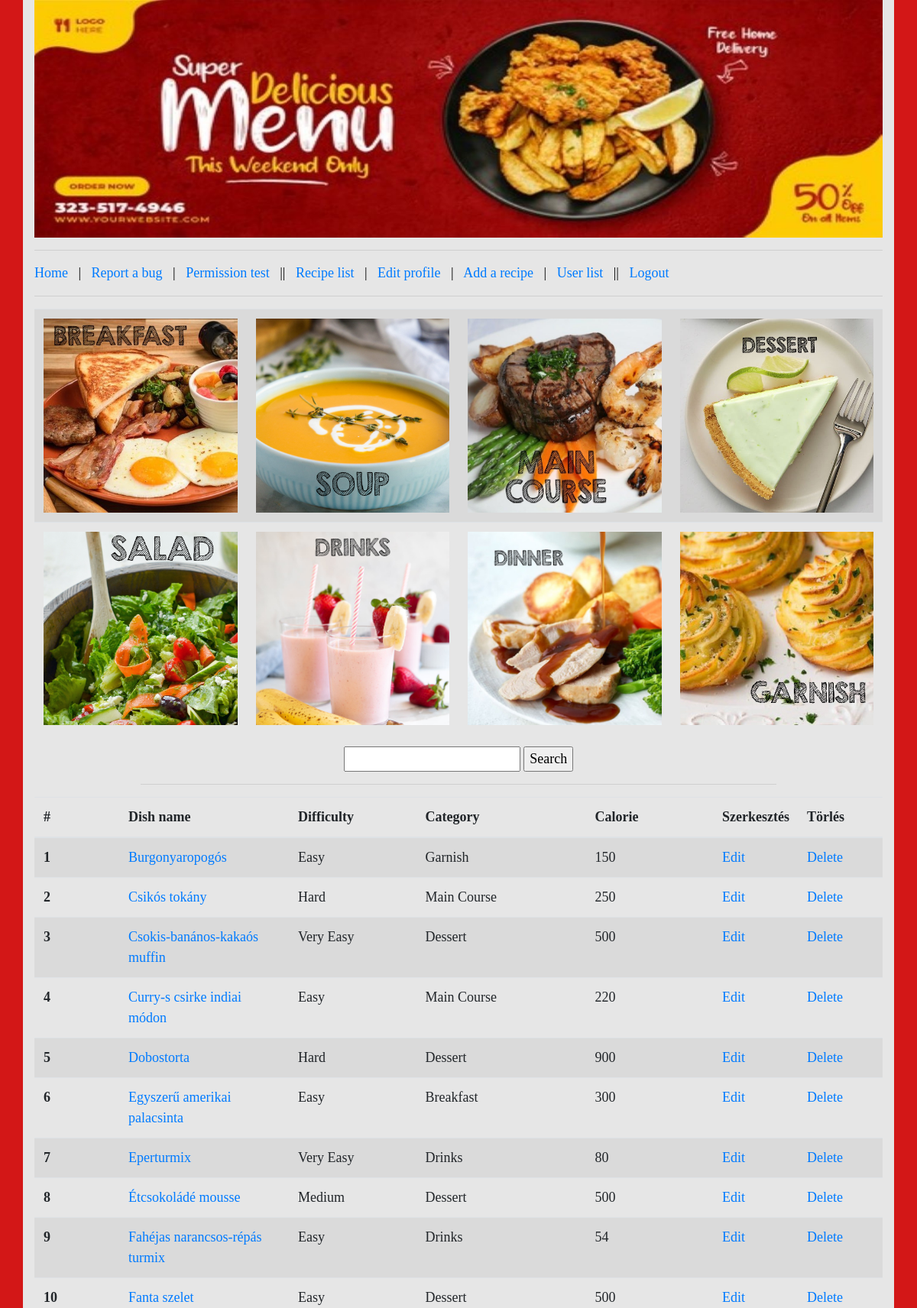
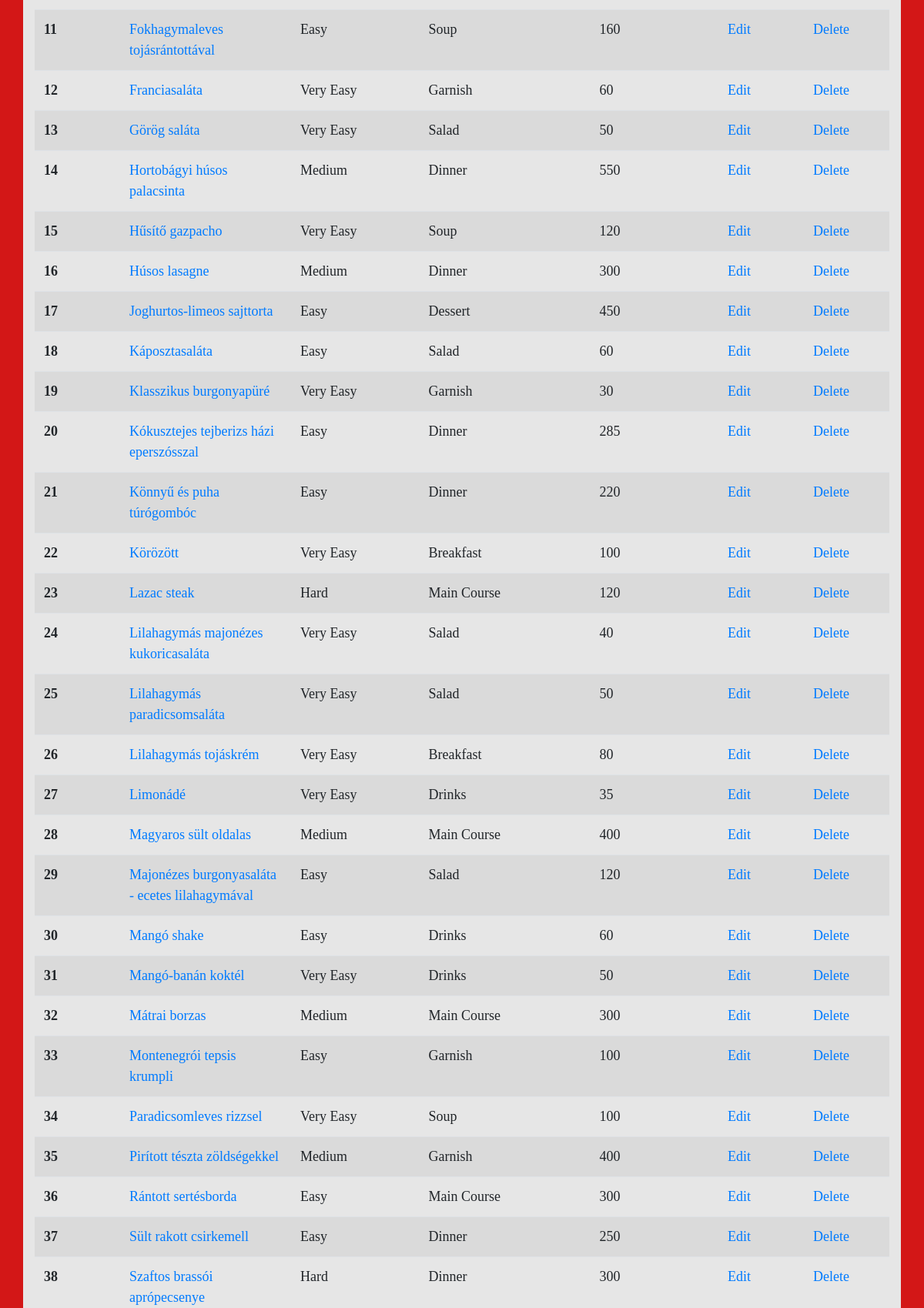
Screenshot of /index.php?P=list_recipe (signed in, upper part) with the database file from the repository (2 pictures, top to bottom).
### tables this page shows
CREATE TABLE IF NOT EXISTS `recipes` (
  `id` int NOT NULL AUTO_INCREMENT,
  `dish_name` varchar(64) NOT NULL,
  `difficulty` int NOT NULL,
  `category` varchar(40) NOT NULL,
  `calorie` int NOT NULL,
  `ingredients` mediumtext NOT NULL,
  `directions` mediumtext NOT NULL,
  `description` varchar(500) NOT NULL,
  PRIMARY KEY (`id`)
);

### protected/database.php (called while the page is built, shortened)
<?php
function getConnection() {
	$connection = new PDO(DB_TYPE.':host='.DB_HOST.';dbname='.DB_NAME.';',DB_USER, DB_PASS);
	$connection->exec("SET NAMES '".DB_CHARSET."'");
	return $connection;
}
function getList($queryString, $queryParams = []) {
	$connection = getConnection();
	$statement = $connection->prepare($queryString);
	$success = $statement->execute($queryParams);
	$result = $success ? $statement->fetchAll(PDO::FETCH_ASSOC) : [];
	return $result;
}
?>

### protected/recipes/list.php (the view, shortened to what this page needs)
<?php if(!isset($_SESSION['permission'])): ?>
	<h1>Page access is forbidden!</h1>
<?php else : ?>
	<?php
		if(array_key_exists('c', $_GET) && !empty($_GET['c'])){
			$category = $_GET['c'];
			if(isset($_POST['submit']) && $_POST['word'] !== ' ' && !(empty($_POST['word']))){
				$search = $_POST['word'];
				$query = "SELECT id, dish_name, difficulty, category, calorie FROM recipes WHERE (dish_name LIKE '%$search%' AND category = '$category')";
				require_once DATABASE_CONTROLLER;
				$recipes = getList($query);
			}
			else
			{
				$query = "SELECT id, dish_name, difficulty, category, calorie FROM recipes WHERE category = '$category'";
				require_once DATABASE_CONTROLLER;
				$recipes = getList($query);
			}
		}
		elseif(isset($_POST['submit']) && $_POST['word'] !== ' ' && !(empty($_POST['word']))){
			$search = $_POST['word'];
			$query = "SELECT id, dish_name, difficulty, category, calorie FROM recipes WHERE dish_name LIKE '%$search%'";
			require_once DATABASE_CONTROLLER;
			$recipes = getList($query);
		}
		else
		{
			$query = "SELECT id, dish_name, difficulty, category, calorie FROM recipes ORDER BY dish_name ASC";
			$recipes = getList($query);
		}
	?>
	<table class="table table-striped">
		<tbody>
			<tr>
				<th><a href="?P=list_recipe&c=Breakfast"><img border="0" alt="Breakfast" src="Breakfast.jpg"></a></th>
				<th><a href="?P=list_recipe&c=Soup"><img border="0" alt="Soup" src="Soup.jpg"></a></th>
				<th><a href="?P=list_recipe&c=Main Course"><img border="0" alt="Main Course" src="Main course2.jpg"></a></th>
				<th><a href="?P=list_recipe&c=Dessert"><img border="0" alt="Dessert" src="Dessert.jpg"></a></th>
			</tr>
			<tr>
				<th><a href="?P=list_recipe&c=Salad"><img border="0" alt="Salad" src="Salad.jpg"></a></th>
				<th><a href="?P=list_recipe&c=Drinks"><img border="0" alt="Drinks" src="Drinks.jpg"></a></th>
				<th><a href="?P=list_recipe&c=Dinner"><img border="0" alt="Dinner" src="Dinner.jpg"></a></th>
				<th><a href="?P=list_recipe&c=Garnish"><img border="0" alt="Garnish" src="Garnish.jpg"></a></th>
			</tr>
		</tbody>
	</table>
	<form method="post" style="text-align: center">
		<input type="text" name='word'>
		<input type="submit" value="Search" name="submit">
	</form>
	<hr style="width: 75%">
	<?php if(count($recipes) <= 0) : ?>
		<h1>No recipes found in the database.</h1>
	<?php else : ?>
		<table class="table table-striped">
			<thead>
				<tr>
					<th scope="col" width=10%>#</th>
					<th scope="col">Dish name</th>
					<th scope="col" width=15%>Difficulty</th>
					<th scope="col" width=20%>Category</th>
					<th scope="col" width=15%>Calorie</th>
					<?php if($_SESSION['permission'] >= 2) : ?>
						<th scope="col" width=10%>Szerkesztés</th>
						<?php if($_SESSION['permission'] >=3) : ?>
							<th scope="col" width=10%>Törlés</th>
						<?php endif; ?>
					<?php endif; ?>
			</thead>
			<tbody>
				<?php $i = 0; ?>
				<?php foreach ($recipes as $r) : ?>
					<?php $i++; ?>
					<tr>
						<th scope="row"><?=$i ?></th>
						<td><a href="<?='index.php?P=recipe&id='.$r['id']?>"><?=$r['dish_name'] ?></a></td>
						<td><?= $r['difficulty'] == 1 ? 'Very Easy' : ($r['difficulty'] == 2 ? 'Easy' : ($r['difficulty'] == 3 ? 'Medium' : ($r['difficulty'] == 4 ? 'Hard' : 'Very Hard')));?></td>
						<td><?=$r['category'] ?></td>
						<td><?=$r['calorie'] ?></td>
						<?php if($_SESSION['permission'] >= 2) : ?>
							<td><a href="<?='index.php?P=edit_recipe&e='.$r['id']?>">Edit</a></td>
							<?php if($_SESSION['permission'] >=3) : ?>
								<td><a href="?P=list_recipe&d=<?=$r['id'] ?>">Delete</a></td>
							<?php endif; ?>
						<?php endif; ?>
					</tr>
				<?php endforeach; ?>
			</tbody>
		</table>
	<?php endif; ?>
<?php endif; ?>

### public/style.css (style rules this page uses)
body { background-color: #d31717; font-family: "Times New Roman"; font-size: 18px; color: #000000; }
img { max-width: 100%; display:block; height:auto; }
table { width: 100%; table-layout: fixed; }

### rows the page displays
recipes: dish_name "Burgonyaropogós", difficulty "Easy", category "Garnish", calorie "150"
recipes: dish_name "Csikós tokány", difficulty "Hard", category "Main Course", calorie "250"
recipes: dish_name "Csokis-banános-kakaós muffin", difficulty "Very Easy", category "Dessert", calorie "500"
recipes: dish_name "Curry-s csirke indiai módon", difficulty "Easy", category "Main Course", calorie "220"
recipes: dish_name "Dobostorta", difficulty "Hard", category "Dessert", calorie "900"
recipes: dish_name "Egyszerű amerikai palacsinta", difficulty "Easy", category "Breakfast", calorie "300"
recipes: dish_name "Eperturmix", difficulty "Very Easy", category "Drinks", calorie "80"
recipes: dish_name "Étcsokoládé mousse", difficulty "Medium", category "Dessert", calorie "500"
recipes: dish_name "Fahéjas narancsos-répás turmix", difficulty "Easy", category "Drinks", calorie "54"
recipes: dish_name "Fanta szelet", difficulty "Easy", category "Dessert", calorie "500"
recipes: dish_name "Fokhagymaleves tojásrántottával", difficulty "Easy", category "Soup", calorie "160"
recipes: dish_name "Franciasaláta", difficulty "Very Easy", category "Garnish", calorie "60"
recipes: dish_name "Görög saláta", difficulty "Very Easy", category "Salad", calorie "50"
recipes: dish_name "Hortobágyi húsos palacsinta", difficulty "Medium", category "Dinner", calorie "550"
recipes: dish_name "Hűsítő gazpacho", difficulty "Very Easy", category "Soup", calorie "120"
recipes: dish_name "Húsos lasagne", difficulty "Medium", category "Dinner", calorie "300"
recipes: dish_name "Joghurtos-limeos sajttorta", difficulty "Easy", category "Dessert", calorie "450"
recipes: dish_name "Káposztasaláta", difficulty "Easy", category "Salad", calorie "60"
recipes: dish_name "Klasszikus burgonyapüré", difficulty "Very Easy", category "Garnish", calorie "30"
recipes: dish_name "Kókusztejes tejberizs házi eperszósszal", difficulty "Easy", category "Dinner", calorie "285"
recipes: dish_name "Könnyű és puha túrógombóc", difficulty "Easy", category "Dinner", calorie "220"
recipes: dish_name "Körözött", difficulty "Very Easy", category "Breakfast", calorie "100"
recipes: dish_name "Lazac steak", difficulty "Hard", category "Main Course", calorie "120"
recipes: dish_name "Lilahagymás majonézes kukoricasaláta", difficulty "Very Easy", category "Salad", calorie "40"
recipes: dish_name "Lilahagymás paradicsomsaláta", difficulty "Very Easy", category "Salad", calorie "50"
recipes: dish_name "Lilahagymás tojáskrém", difficulty "Very Easy", category "Breakfast", calorie "80"
recipes: dish_name "Limonádé", difficulty "Very Easy", category "Drinks", calorie "35"
recipes: dish_name "Magyaros sült oldalas", difficulty "Medium", category "Main Course", calorie "400"
recipes: dish_name "Majonézes burgonyasaláta - ecetes lilahagymával", difficulty "Easy", category "Salad", calorie "120"
recipes: dish_name "Mangó shake", difficulty "Easy", category "Drinks", calorie "60"
recipes: dish_name "Mangó-banán koktél", difficulty "Very Easy", category "Drinks", calorie "50"
recipes: dish_name "Mátrai borzas", difficulty "Medium", category "Main Course", calorie "300"
recipes: dish_name "Montenegrói tepsis krumpli", difficulty "Easy", category "Garnish", calorie "100"
recipes: dish_name "Paradicsomleves rizzsel", difficulty "Very Easy", category "Soup", calorie "100"
recipes: dish_name "Pirított tészta zöldségekkel", difficulty "Medium", category "Garnish", calorie "400"
recipes: dish_name "Rántott sertésborda", difficulty "Easy", category "Main Course", calorie "300"
recipes: dish_name "Sült rakott csirkemell", difficulty "Easy", category "Dinner", calorie "250"
recipes: dish_name "Szaftos brassói aprópecsenye", difficulty "Hard", category "Dinner", calorie "300"
